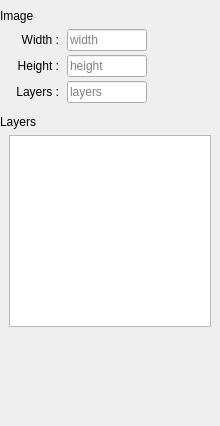
<?xml version="1.0" encoding="UTF-8"?>
<ui version="4.0">
 <class>Properties</class>
 <widget class="QDockWidget" name="Properties">
  <property name="geometry">
   <rect>
    <x>0</x>
    <y>0</y>
    <width>220</width>
    <height>426</height>
   </rect>
  </property>
  <property name="minimumSize">
   <size>
    <width>220</width>
    <height>91</height>
   </size>
  </property>
  <property name="features">
   <set>QDockWidget::DockWidgetMovable</set>
  </property>
  <property name="allowedAreas">
   <set>Qt::LeftDockWidgetArea|Qt::RightDockWidgetArea</set>
  </property>
  <property name="windowTitle">
   <string>Properties</string>
  </property>
  <widget class="QWidget" name="DockContents">
   <layout class="QVBoxLayout" name="verticalLayout">
    <property name="spacing">
     <number>0</number>
    </property>
    <property name="leftMargin">
     <number>0</number>
    </property>
    <property name="topMargin">
     <number>0</number>
    </property>
    <property name="rightMargin">
     <number>0</number>
    </property>
    <property name="bottomMargin">
     <number>0</number>
    </property>
    <item>
     <widget class="QScrollArea" name="Scroller">
      <property name="frameShape">
       <enum>QFrame::NoFrame</enum>
      </property>
      <property name="sizeAdjustPolicy">
       <enum>QAbstractScrollArea::AdjustToContents</enum>
      </property>
      <property name="widgetResizable">
       <bool>true</bool>
      </property>
      <widget class="QWidget" name="ScrollerContents">
       <property name="geometry">
        <rect>
         <x>0</x>
         <y>0</y>
         <width>220</width>
         <height>404</height>
        </rect>
       </property>
       <layout class="QVBoxLayout" name="verticalLayout_2" stretch="0,0,0,0,1">
        <property name="spacing">
         <number>0</number>
        </property>
        <property name="leftMargin">
         <number>0</number>
        </property>
        <property name="rightMargin">
         <number>0</number>
        </property>
        <item>
         <widget class="QLabel" name="ImageHeader">
          <property name="autoFillBackground">
           <bool>false</bool>
          </property>
          <property name="text">
           <string>Image</string>
          </property>
          <property name="class" stdset="0">
           <string>header</string>
          </property>
         </widget>
        </item>
        <item>
         <layout class="QFormLayout" name="Image">
          <property name="labelAlignment">
           <set>Qt::AlignRight|Qt::AlignTrailing|Qt::AlignVCenter</set>
          </property>
          <property name="horizontalSpacing">
           <number>8</number>
          </property>
          <property name="verticalSpacing">
           <number>4</number>
          </property>
          <property name="leftMargin">
           <number>9</number>
          </property>
          <property name="topMargin">
           <number>6</number>
          </property>
          <property name="rightMargin">
           <number>9</number>
          </property>
          <property name="bottomMargin">
           <number>12</number>
          </property>
          <item row="0" column="1">
           <widget class="QLineEdit" name="Width">
            <property name="sizePolicy">
             <sizepolicy hsizetype="Preferred" vsizetype="Fixed">
              <horstretch>0</horstretch>
              <verstretch>0</verstretch>
             </sizepolicy>
            </property>
            <property name="maximumSize">
             <size>
              <width>80</width>
              <height>16777215</height>
             </size>
            </property>
            <property name="readOnly">
             <bool>true</bool>
            </property>
            <property name="placeholderText">
             <string>width</string>
            </property>
           </widget>
          </item>
          <item row="1" column="1">
           <widget class="QLineEdit" name="Height">
            <property name="sizePolicy">
             <sizepolicy hsizetype="Preferred" vsizetype="Fixed">
              <horstretch>0</horstretch>
              <verstretch>0</verstretch>
             </sizepolicy>
            </property>
            <property name="maximumSize">
             <size>
              <width>80</width>
              <height>16777215</height>
             </size>
            </property>
            <property name="readOnly">
             <bool>true</bool>
            </property>
            <property name="placeholderText">
             <string>height</string>
            </property>
           </widget>
          </item>
          <item row="2" column="1">
           <widget class="QLineEdit" name="Layers">
            <property name="sizePolicy">
             <sizepolicy hsizetype="Preferred" vsizetype="Fixed">
              <horstretch>0</horstretch>
              <verstretch>0</verstretch>
             </sizepolicy>
            </property>
            <property name="maximumSize">
             <size>
              <width>80</width>
              <height>16777215</height>
             </size>
            </property>
            <property name="readOnly">
             <bool>true</bool>
            </property>
            <property name="placeholderText">
             <string>layers</string>
            </property>
           </widget>
          </item>
          <item row="0" column="0">
           <widget class="QLabel" name="WidthLabel">
            <property name="minimumSize">
             <size>
              <width>50</width>
              <height>0</height>
             </size>
            </property>
            <property name="text">
             <string>Width :</string>
            </property>
            <property name="alignment">
             <set>Qt::AlignRight|Qt::AlignTrailing|Qt::AlignVCenter</set>
            </property>
           </widget>
          </item>
          <item row="1" column="0">
           <widget class="QLabel" name="HeightLabel">
            <property name="minimumSize">
             <size>
              <width>50</width>
              <height>0</height>
             </size>
            </property>
            <property name="text">
             <string>Height :</string>
            </property>
            <property name="alignment">
             <set>Qt::AlignRight|Qt::AlignTrailing|Qt::AlignVCenter</set>
            </property>
           </widget>
          </item>
          <item row="2" column="0">
           <widget class="QLabel" name="LayersLabel">
            <property name="minimumSize">
             <size>
              <width>50</width>
              <height>0</height>
             </size>
            </property>
            <property name="text">
             <string>Layers :</string>
            </property>
            <property name="alignment">
             <set>Qt::AlignRight|Qt::AlignTrailing|Qt::AlignVCenter</set>
            </property>
           </widget>
          </item>
         </layout>
        </item>
        <item>
         <widget class="QLabel" name="LayersHeader">
          <property name="text">
           <string>Layers</string>
          </property>
          <property name="class" stdset="0">
           <string>header</string>
          </property>
         </widget>
        </item>
        <item>
         <layout class="QVBoxLayout" name="LayersGroup">
          <property name="leftMargin">
           <number>9</number>
          </property>
          <property name="topMargin">
           <number>6</number>
          </property>
          <property name="rightMargin">
           <number>9</number>
          </property>
          <property name="bottomMargin">
           <number>12</number>
          </property>
          <item>
           <widget class="LayerListWidget" name="LayerList">
            <property name="acceptDrops">
             <bool>true</bool>
            </property>
            <property name="dragEnabled">
             <bool>true</bool>
            </property>
            <property name="dragDropMode">
             <enum>QAbstractItemView::DragDrop</enum>
            </property>
            <property name="defaultDropAction">
             <enum>Qt::MoveAction</enum>
            </property>
            <property name="iconSize">
             <size>
              <width>48</width>
              <height>48</height>
             </size>
            </property>
            <property name="verticalScrollMode">
             <enum>QAbstractItemView::ScrollPerPixel</enum>
            </property>
            <property name="spacing">
             <number>4</number>
            </property>
           </widget>
          </item>
         </layout>
        </item>
        <item>
         <spacer name="verticalSpacer">
          <property name="orientation">
           <enum>Qt::Vertical</enum>
          </property>
          <property name="sizeHint" stdset="0">
           <size>
            <width>20</width>
            <height>40</height>
           </size>
          </property>
         </spacer>
        </item>
       </layout>
      </widget>
     </widget>
    </item>
   </layout>
  </widget>
 </widget>
 <customwidgets>
  <customwidget>
   <class>LayerListWidget</class>
   <extends>QListWidget</extends>
   <header>layerlistwidget.h</header>
  </customwidget>
 </customwidgets>
 <resources/>
 <connections/>
</ui>
